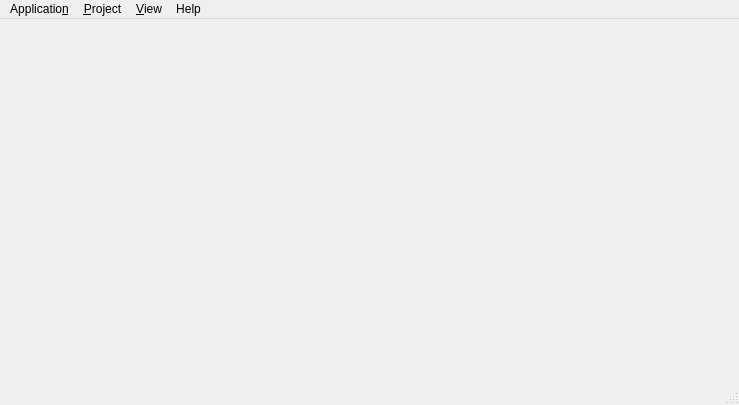
<?xml version="1.0" encoding="UTF-8"?>
<ui version="4.0">
 <class>MainWindow</class>
 <widget class="QMainWindow" name="MainWindow">
  <property name="geometry">
   <rect>
    <x>0</x>
    <y>0</y>
    <width>739</width>
    <height>405</height>
   </rect>
  </property>
  <property name="windowTitle">
   <string notr="true">SimpleTagger</string>
  </property>
  <widget class="QWidget" name="widgetCentral">
   <layout class="QHBoxLayout" name="horizontalLayout_12"/>
  </widget>
  <widget class="QMenuBar" name="menubar">
   <property name="geometry">
    <rect>
     <x>0</x>
     <y>0</y>
     <width>739</width>
     <height>30</height>
    </rect>
   </property>
   <widget class="QMenu" name="menuProject">
    <property name="title">
     <string>&amp;Project</string>
    </property>
    <widget class="QMenu" name="menuRecentProjects">
     <property name="title">
      <string>&amp;Recent projects</string>
     </property>
    </widget>
    <addaction name="actionCreateProject"/>
    <addaction name="actionOpenProject"/>
    <addaction name="menuRecentProjects"/>
    <addaction name="actionProjectSetup"/>
    <addaction name="actionCloseProject"/>
    <addaction name="separator"/>
   </widget>
   <widget class="QMenu" name="menuApplication">
    <property name="title">
     <string>Applicatio&amp;n</string>
    </property>
    <addaction name="actionSettings"/>
    <addaction name="actionQuit"/>
   </widget>
   <widget class="QMenu" name="menuView">
    <property name="title">
     <string>&amp;View</string>
    </property>
   </widget>
   <widget class="QMenu" name="menuHelp">
    <property name="title">
     <string>Help</string>
    </property>
    <addaction name="actionAbout"/>
   </widget>
   <addaction name="menuApplication"/>
   <addaction name="menuProject"/>
   <addaction name="menuView"/>
   <addaction name="menuHelp"/>
  </widget>
  <widget class="QStatusBar" name="statusBar"/>
  <action name="actionCreateProject">
   <property name="text">
    <string>&amp;Create new project...</string>
   </property>
   <property name="shortcut">
    <string>Ctrl+N</string>
   </property>
  </action>
  <action name="actionOpenProject">
   <property name="text">
    <string>&amp;Open project...</string>
   </property>
   <property name="shortcut">
    <string>Ctrl+O</string>
   </property>
  </action>
  <action name="actionProjectSetup">
   <property name="text">
    <string>&amp;Project setup</string>
   </property>
   <property name="shortcut">
    <string>Ctrl+P</string>
   </property>
  </action>
  <action name="actionQuit">
   <property name="text">
    <string>&amp;Quit</string>
   </property>
   <property name="shortcut">
    <string>Ctrl+Q</string>
   </property>
  </action>
  <action name="actionCloseProject">
   <property name="text">
    <string>C&amp;lose project</string>
   </property>
  </action>
  <action name="actionSettings">
   <property name="text">
    <string>&amp;Settings...</string>
   </property>
  </action>
  <action name="actionAbout">
   <property name="icon">
    <iconset resource="icons.qrc">
     <normaloff>:/icons/bx-info-circle.svg</normaloff>:/icons/bx-info-circle.svg</iconset>
   </property>
   <property name="text">
    <string>&amp;About</string>
   </property>
  </action>
 </widget>
 <resources>
  <include location="icons.qrc"/>
 </resources>
 <connections/>
</ui>
